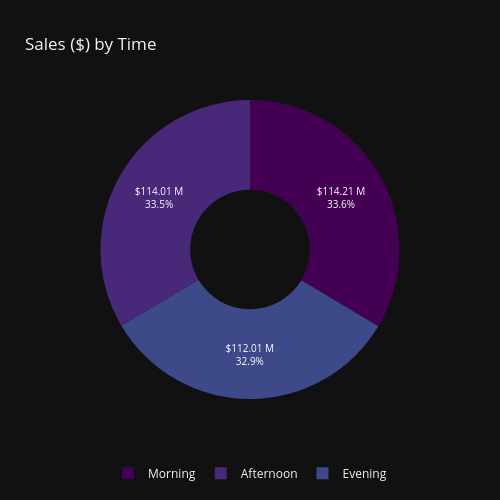

The notebook cell saved with this chart:
### Code cell
import plotly.express as px

# Time-wise sales
time_group_df = df.groupby('Time')['Sales'].sum().reset_index()

# Create donut chart
fig = px.pie(
    time_group_df,
    names='Time',
    values='Sales',
    title="Sales ($) by Time",
    hole=0.4,  # makes it a donut
    color_discrete_sequence=px.colors.sequential.Viridis
)

# Add $M labels inside
fig.update_traces(
    text=time_group_df['Sales'].apply(lambda x: f"${x/1e6:.2f} M"),
    textposition='auto',
    textfont=dict(size=10, color='white')
)

# Clean layout
fig.update_layout(
    template="plotly_dark",
    width = 500,   # pixels
    height = 500,   # pixels
    legend=dict(
        orientation="h",
        y=-0.2,
        x=0.5,
        xanchor="center"
    )
)

fig.show()

### Figure 1 — Plotly figure (JSON) as saved in the notebook; plotly's stock layout.template omitted (floating-point values rounded to 4 significant figures)
{"data": [{"domain": {"x": [0, 1], "y": [0, 1]}, "hole": 0.4, "hovertemplate": "Time=%{label}<br>Sales=%{value}<extra></extra>", "labels": ["Afternoon", "Evening", "Morning"], "legendgroup": "", "name": "", "showlegend": true, "text": ["$114.01 M", "$112.01 M", "$114.21 M"], "textfont": {"color": "white", "size": 10}, "textposition": "auto", "type": "pie", "values": [114007500, 112007500, 114207500]}], "layout": {"height": 500, "legend": {"orientation": "h", "tracegroupgap": 0, "x": 0.5, "xanchor": "center", "y": -0.2}, "piecolorway": ["#440154", "#482878", "#3e4989", "#31688e", "#26828e", "#1f9e89", "#35b779", "#6ece58", "#b5de2b", "#fde725"], "title": {"text": "Sales ($) by Time"}, "width": 500}}
